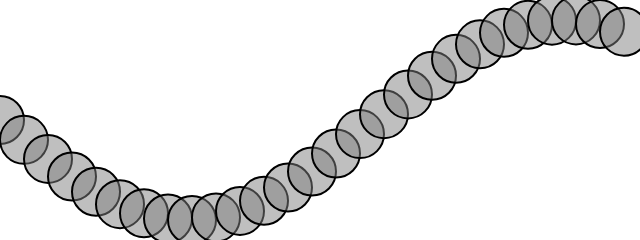
Frame 1 (no input)
Frame 60 (no input): identical to frame 1, image omitted
Frame 120 (the mouse pressed at the canvas centre since frame 60): identical to frame 1, image omitted

The p5.js sketch that drew this single still picture (run headless with seeded random() and noise() and a simulated clock; from frame 60 on, the mouse is pressed at the canvas centre):

// p5.js sketch
// ── sketch.js
let angle = 0;
let angleVel = 0.2;
let amplitude = 100;

function setup() {
  createCanvas(640, 240);
    background(255);
  
  stroke(0);
  strokeWeight(2);
  fill(127,127);
  
  for (let x = 0; x <= width; x +=24){
    let y = amplitude * sin(angle)
    circle(x, y + height/2, 48);
    angle += angleVel;
  }
}

function draw() {

}
